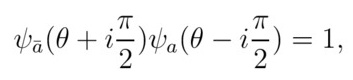
#> input picture data/dataset_1/1_100_74_4.jpg, 353 x 80 px
$ python -i rotate.py   (imports and definitions only)
#> lines starting #> are read from the running program, lines starting #| are printed output that depends on the picture; after the words box and inside, x2 and y2 are one past the last pixel; in counts of white or black regions, pixels touching at a corner belong together
#> further down, picture is the input picture: shape (80, 353, 3); min 0, max 255, mean 245.4
import cv2
import numpy as np
from PIL import Image

def rotate_image(image):

    # Преобразуем изображение в оттенки серого
    gray = cv2.cvtColor(image, cv2.COLOR_BGR2GRAY)

    # Применяем размытие для уменьшения шума
    blur = gray # cv2.GaussianBlur(gray, (9, 9), 0)
    # Оставил нулевым т.к. для текста и так норм

    # Используем детектор границ
    edges = cv2.Canny(blur, 50, 150, apertureSize=3)
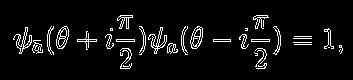
#> edges: shape (80, 353); 5.7% white in thin lines or dots, all inside (x1, y1, x2, y2) = (13, 15, 343, 69)

    # Ищем линии на изображении методом Хафа
    lines = cv2.HoughLinesP(edges, 1, np.pi / 180, 100, minLineLength=100, maxLineGap=10)
#> lines = None

    # Подсчитываем средний угол наклона линий
    if lines is not None:
        angles = []
        for line in lines:
            x1, y1, x2, y2 = line[0]
            angle = np.degrees(np.arctan2(y2 - y1, x2 - x1))
            angles.append(angle)

        # Вычисляем медиану углов
        median_angle = np.median(angles)

        # Поворачиваем изображение для выравнивания
        (h, w) = image.shape[:2]
        center = (w // 2, h // 2)
        M = cv2.getRotationMatrix2D(center, median_angle, 1.0)
        rotated_image = cv2.warpAffine(image, M, (w, h), flags=cv2.INTER_LINEAR, borderMode=cv2.BORDER_REPLICATE)

        return Image.fromarray(rotated_image)
    else:
        return Image.fromarray(image)  # Возвращаем исходное изображение, если линии не найдены

>>> import cv2
>>> picture = cv2.imread('data/dataset_1/1_100_74_4.jpg')
>>> result = rotate_image(picture)

$ run again, on data/dataset_1/1_100_93_2.jpg
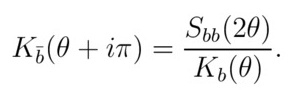
#> input picture data/dataset_1/1_100_93_2.jpg, 294 x 95 px
#> picture is the input picture: shape (95, 294, 3); min 0, max 255, mean 242.9
#> in rotate_image, `edges = cv2.Canny(blur, 50, 150, apertureSize=3)`:
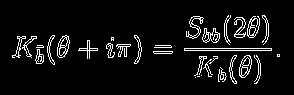
#> edges: shape (95, 294); 6.5% white in thin lines or dots, all inside (x1, y1, x2, y2) = (12, 15, 280, 84)
#> lines = None

$ run again, on data/dataset_1/1_101_9_1.jpg
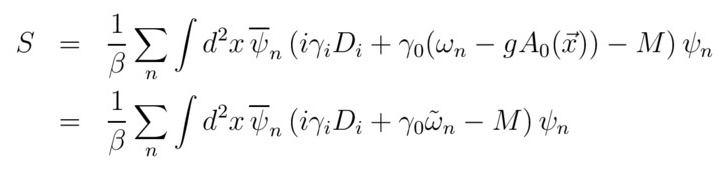
#> input picture data/dataset_1/1_101_9_1.jpg, 727 x 183 px
#> picture is the input picture: shape (183, 727, 3); min 0, max 255, mean 247.8
#> in rotate_image, `edges = cv2.Canny(blur, 50, 150, apertureSize=3)`:
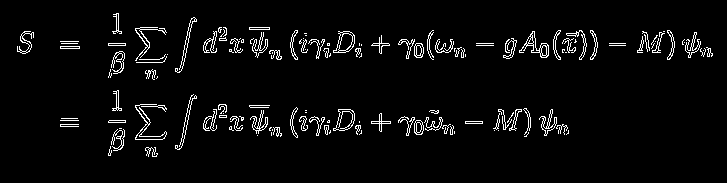
#> edges: shape (183, 727); 4% white in thin lines or dots, all inside (x1, y1, x2, y2) = (17, 13, 713, 157)
#> lines = None

$ run again, on data/dataset_1/1_127_13_5.jpg
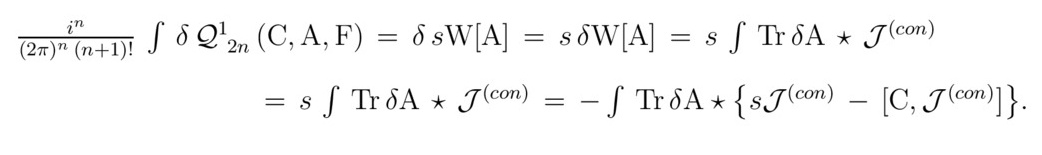
#> input picture data/dataset_1/1_127_13_5.jpg, 1042 x 155 px
#> picture is the input picture: shape (155, 1042, 3); min 0, max 255, mean 247.4
#> in rotate_image, `edges = cv2.Canny(blur, 50, 150, apertureSize=3)`:
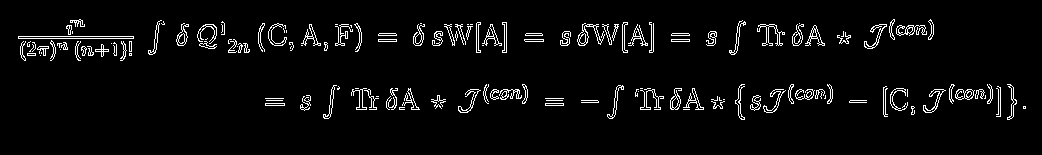
#> edges: shape (155, 1042); 4.2% white in thin lines or dots, all inside (x1, y1, x2, y2) = (18, 19, 1026, 120)
#> lines = [[18, 38, 133, 38], [18, 36, 133, 36], [20, 50, 131, 48]]
#> the loop in rotate_image, `for line in lines:` made 3 passes
#> (x1, y1, x2, y2, angle) on passes 1 to 3: (18, 38, 133, 38, 0), (18, 36, 133, 36, 0), (20, 50, 131, 48, -1.03)
#> after the loop in rotate_image, `for line in lines:`: angles = [0, 0, -1.03]
#> median_angle = 0
#> M = [[1, 0, 0], [0, 1, 0]]
